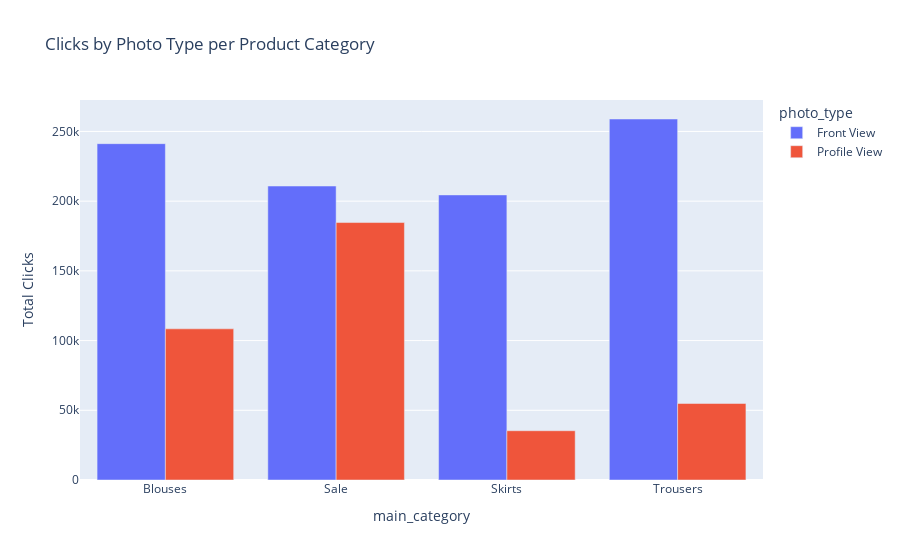

Notebook code cell kept with this figure:
### Code cell
# Sum total clicks (order) grouped by category and photo type
photo_category = df.groupby(['main_category', 'photo_type'])['order'].sum().reset_index(name='clicks')

fig = px.bar(photo_category,
             x='main_category', y='clicks', color='photo_type',
             barmode='group',
             title='Clicks by Photo Type per Product Category',
             labels={'clicks': 'Total Clicks'})
fig.show()

### Figure 1 — Plotly figure (JSON) as saved in the notebook; plotly's stock layout.template omitted (floating-point values rounded to 4 significant figures)
{"data": [{"alignmentgroup": "True", "hovertemplate": "photo_type=Front View<br>main_category=%{x}<br>Total Clicks=%{y}<extra></extra>", "legendgroup": "Front View", "marker": {"color": "#636efa", "pattern": {"shape": ""}}, "name": "Front View", "offsetgroup": "Front View", "orientation": "v", "showlegend": true, "textposition": "auto", "type": "bar", "x": ["Blouses", "Sale", "Skirts", "Trousers"], "xaxis": "x", "y": [241236, 210855, 204475, 258929], "yaxis": "y"}, {"alignmentgroup": "True", "hovertemplate": "photo_type=Profile View<br>main_category=%{x}<br>Total Clicks=%{y}<extra></extra>", "legendgroup": "Profile View", "marker": {"color": "#EF553B", "pattern": {"shape": ""}}, "name": "Profile View", "offsetgroup": "Profile View", "orientation": "v", "showlegend": true, "textposition": "auto", "type": "bar", "x": ["Blouses", "Sale", "Skirts", "Trousers"], "xaxis": "x", "y": [108427, 184663, 35347, 54880], "yaxis": "y"}], "layout": {"barmode": "group", "legend": {"title": {"text": "photo_type"}, "tracegroupgap": 0}, "title": {"text": "Clicks by Photo Type per Product Category"}, "xaxis": {"anchor": "y", "domain": [0, 1], "title": {"text": "main_category"}}, "yaxis": {"anchor": "x", "domain": [0, 1], "title": {"text": "Total Clicks"}}}}
